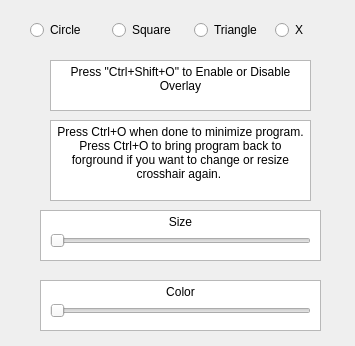
<?xml version="1.0" encoding="UTF-8"?>
<ui version="4.0">
 <class>Dialog</class>
 <widget class="QDialog" name="Dialog">
  <property name="geometry">
   <rect>
    <x>0</x>
    <y>0</y>
    <width>355</width>
    <height>346</height>
   </rect>
  </property>
  <property name="windowTitle">
   <string>Dialog</string>
  </property>
  <widget class="QWidget" name="horizontalLayoutWidget">
   <property name="geometry">
    <rect>
     <x>30</x>
     <y>10</y>
     <width>321</width>
     <height>41</height>
    </rect>
   </property>
   <layout class="QHBoxLayout" name="horizontalLayout">
    <item>
     <widget class="QRadioButton" name="radioButton_4">
      <property name="text">
       <string>Circle</string>
      </property>
     </widget>
    </item>
    <item>
     <widget class="QRadioButton" name="radioButton_3">
      <property name="text">
       <string>Square</string>
      </property>
     </widget>
    </item>
    <item>
     <widget class="QRadioButton" name="radioButton_2">
      <property name="text">
       <string>Triangle</string>
      </property>
     </widget>
    </item>
    <item>
     <widget class="QRadioButton" name="radioButton">
      <property name="text">
       <string>X</string>
      </property>
     </widget>
    </item>
   </layout>
  </widget>
  <widget class="QLabel" name="label">
   <property name="geometry">
    <rect>
     <x>50</x>
     <y>100</y>
     <width>261</width>
     <height>31</height>
    </rect>
   </property>
   <property name="text">
    <string/>
   </property>
  </widget>
  <widget class="QTextEdit" name="textEdit">
   <property name="geometry">
    <rect>
     <x>50</x>
     <y>120</y>
     <width>261</width>
     <height>81</height>
    </rect>
   </property>
   <property name="html">
    <string>&lt;!DOCTYPE HTML PUBLIC &quot;-//W3C//DTD HTML 4.0//EN&quot; &quot;http://www.w3.org/TR/REC-html40/strict.dtd&quot;&gt;
&lt;html&gt;&lt;head&gt;&lt;meta name=&quot;qrichtext&quot; content=&quot;1&quot; /&gt;&lt;meta charset=&quot;utf-8&quot; /&gt;&lt;style type=&quot;text/css&quot;&gt;
p, li { white-space: pre-wrap; }
hr { height: 1px; border-width: 0; }
li.unchecked::marker { content: &quot;\2610&quot;; }
li.checked::marker { content: &quot;\2612&quot;; }
&lt;/style&gt;&lt;/head&gt;&lt;body style=&quot; font-family:'Segoe UI'; font-size:9pt; font-weight:400; font-style:normal;&quot;&gt;
&lt;p align=&quot;center&quot; style=&quot; margin-top:0px; margin-bottom:0px; margin-left:0px; margin-right:0px; -qt-block-indent:0; text-indent:0px;&quot;&gt;Press Ctrl+O when done to minimize program. Press Ctrl+O to bring program back to forground if you want to change or resize crosshair again. &lt;/p&gt;&lt;/body&gt;&lt;/html&gt;</string>
   </property>
  </widget>
  <widget class="QTextEdit" name="textEdit_2">
   <property name="geometry">
    <rect>
     <x>50</x>
     <y>60</y>
     <width>261</width>
     <height>51</height>
    </rect>
   </property>
   <property name="html">
    <string>&lt;!DOCTYPE HTML PUBLIC &quot;-//W3C//DTD HTML 4.0//EN&quot; &quot;http://www.w3.org/TR/REC-html40/strict.dtd&quot;&gt;
&lt;html&gt;&lt;head&gt;&lt;meta name=&quot;qrichtext&quot; content=&quot;1&quot; /&gt;&lt;meta charset=&quot;utf-8&quot; /&gt;&lt;style type=&quot;text/css&quot;&gt;
p, li { white-space: pre-wrap; }
hr { height: 1px; border-width: 0; }
li.unchecked::marker { content: &quot;\2610&quot;; }
li.checked::marker { content: &quot;\2612&quot;; }
&lt;/style&gt;&lt;/head&gt;&lt;body style=&quot; font-family:'Segoe UI'; font-size:9pt; font-weight:400; font-style:normal;&quot;&gt;
&lt;p align=&quot;center&quot; style=&quot; margin-top:0px; margin-bottom:0px; margin-left:0px; margin-right:0px; -qt-block-indent:0; text-indent:0px;&quot;&gt;Press &amp;quot;Ctrl+Shift+O&amp;quot; to Enable or Disable Overlay&lt;/p&gt;&lt;/body&gt;&lt;/html&gt;</string>
   </property>
  </widget>
  <widget class="QSlider" name="horizontalSlider">
   <property name="geometry">
    <rect>
     <x>50</x>
     <y>230</y>
     <width>261</width>
     <height>22</height>
    </rect>
   </property>
   <property name="orientation">
    <enum>Qt::Orientation::Horizontal</enum>
   </property>
  </widget>
  <widget class="QTextEdit" name="textEdit_3">
   <property name="geometry">
    <rect>
     <x>40</x>
     <y>210</y>
     <width>281</width>
     <height>51</height>
    </rect>
   </property>
   <property name="html">
    <string>&lt;!DOCTYPE HTML PUBLIC &quot;-//W3C//DTD HTML 4.0//EN&quot; &quot;http://www.w3.org/TR/REC-html40/strict.dtd&quot;&gt;
&lt;html&gt;&lt;head&gt;&lt;meta name=&quot;qrichtext&quot; content=&quot;1&quot; /&gt;&lt;meta charset=&quot;utf-8&quot; /&gt;&lt;style type=&quot;text/css&quot;&gt;
p, li { white-space: pre-wrap; }
hr { height: 1px; border-width: 0; }
li.unchecked::marker { content: &quot;\2610&quot;; }
li.checked::marker { content: &quot;\2612&quot;; }
&lt;/style&gt;&lt;/head&gt;&lt;body style=&quot; font-family:'Segoe UI'; font-size:9pt; font-weight:400; font-style:normal;&quot;&gt;
&lt;p align=&quot;center&quot; style=&quot; margin-top:0px; margin-bottom:0px; margin-left:0px; margin-right:0px; -qt-block-indent:0; text-indent:0px;&quot;&gt;Size&lt;/p&gt;&lt;/body&gt;&lt;/html&gt;</string>
   </property>
  </widget>
  <widget class="QTextEdit" name="textEdit_4">
   <property name="geometry">
    <rect>
     <x>40</x>
     <y>280</y>
     <width>281</width>
     <height>51</height>
    </rect>
   </property>
   <property name="html">
    <string>&lt;!DOCTYPE HTML PUBLIC &quot;-//W3C//DTD HTML 4.0//EN&quot; &quot;http://www.w3.org/TR/REC-html40/strict.dtd&quot;&gt;
&lt;html&gt;&lt;head&gt;&lt;meta name=&quot;qrichtext&quot; content=&quot;1&quot; /&gt;&lt;meta charset=&quot;utf-8&quot; /&gt;&lt;style type=&quot;text/css&quot;&gt;
p, li { white-space: pre-wrap; }
hr { height: 1px; border-width: 0; }
li.unchecked::marker { content: &quot;\2610&quot;; }
li.checked::marker { content: &quot;\2612&quot;; }
&lt;/style&gt;&lt;/head&gt;&lt;body style=&quot; font-family:'Segoe UI'; font-size:9pt; font-weight:400; font-style:normal;&quot;&gt;
&lt;p align=&quot;center&quot; style=&quot; margin-top:0px; margin-bottom:0px; margin-left:0px; margin-right:0px; -qt-block-indent:0; text-indent:0px;&quot;&gt;Color&lt;/p&gt;&lt;/body&gt;&lt;/html&gt;</string>
   </property>
  </widget>
  <widget class="QSlider" name="horizontalSlider_2">
   <property name="geometry">
    <rect>
     <x>50</x>
     <y>300</y>
     <width>261</width>
     <height>22</height>
    </rect>
   </property>
   <property name="orientation">
    <enum>Qt::Orientation::Horizontal</enum>
   </property>
  </widget>
  <zorder>horizontalLayoutWidget</zorder>
  <zorder>label</zorder>
  <zorder>textEdit</zorder>
  <zorder>textEdit_2</zorder>
  <zorder>textEdit_3</zorder>
  <zorder>textEdit_4</zorder>
  <zorder>horizontalSlider_2</zorder>
  <zorder>horizontalSlider</zorder>
 </widget>
 <resources/>
 <connections/>
</ui>
